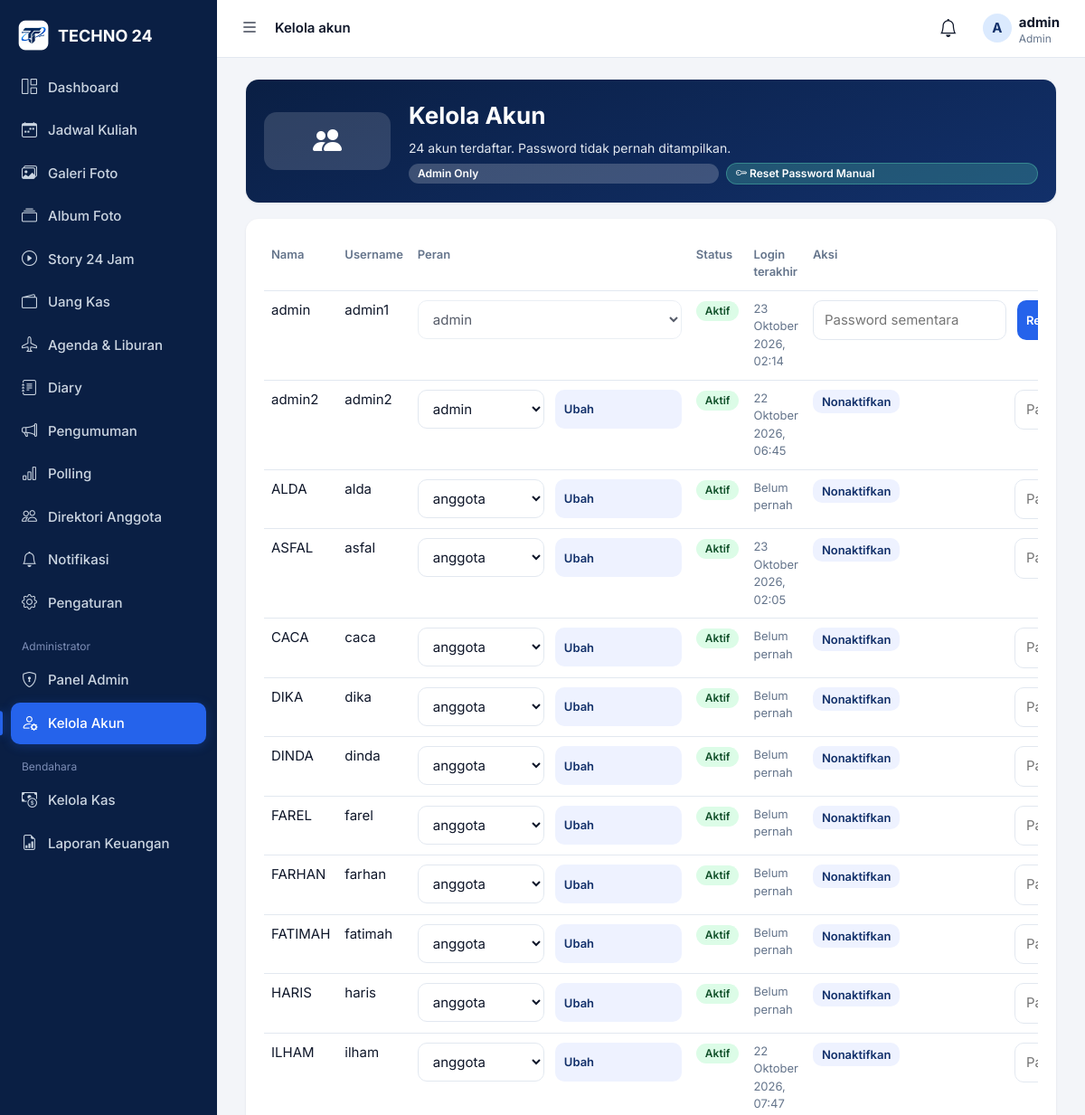
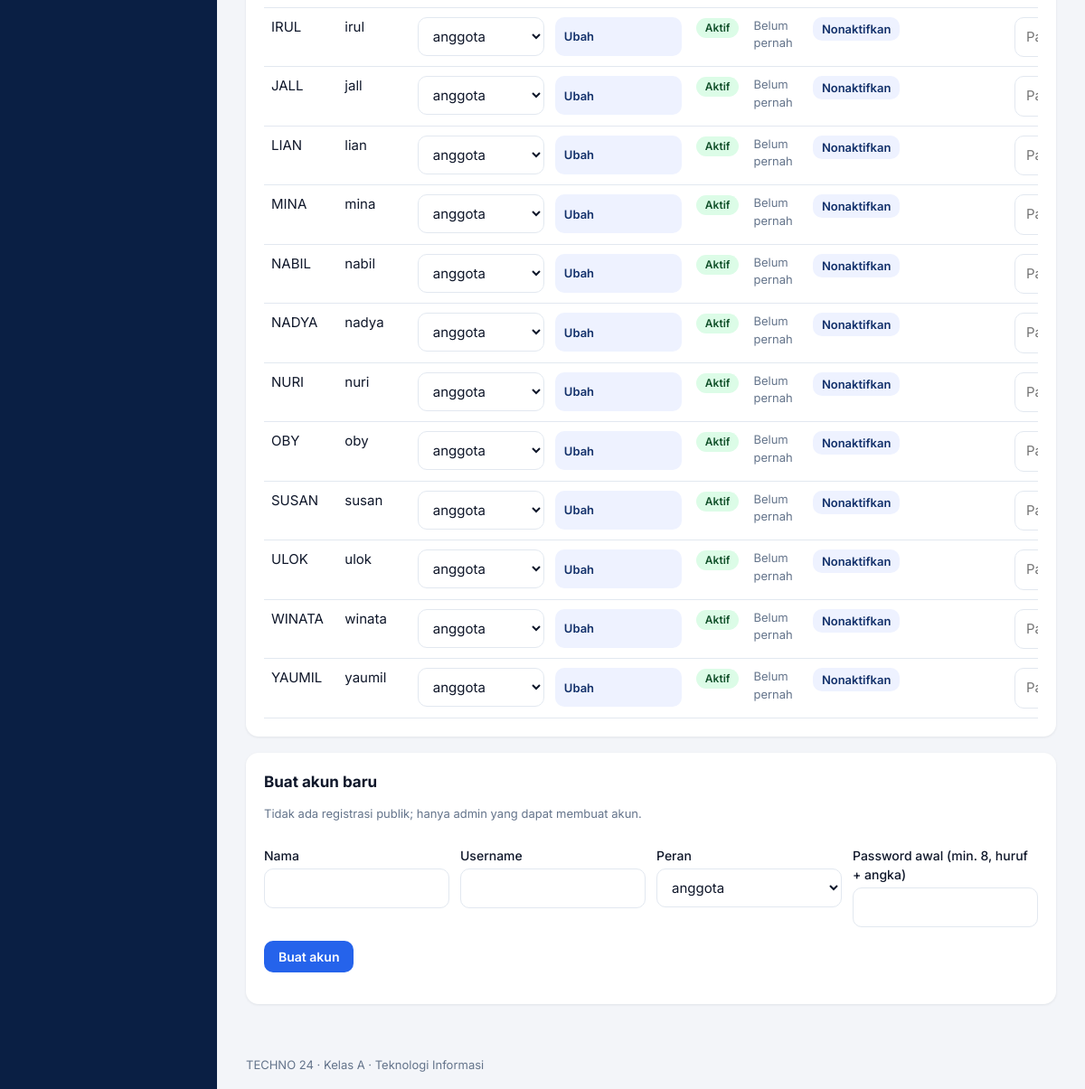
The page /admin/users.php (signed in) on the database its author committed (2 pictures, top to bottom).
### tables this page shows
CREATE TABLE `users` (
  `id` int(10) UNSIGNED NOT NULL,
  `name` varchar(100) NOT NULL,
  `username` varchar(50) NOT NULL,
  `password_hash` varchar(255) NOT NULL,
  `role` enum('admin','bendahara','anggota') NOT NULL DEFAULT 'anggota',
  `is_active` tinyint(1) NOT NULL DEFAULT 1,
  `must_change_password` tinyint(1) NOT NULL DEFAULT 1,
  `bio` varchar(255) DEFAULT NULL,
  `birthday` date DEFAULT NULL,
  `birthday_public` tinyint(1) NOT NULL DEFAULT 0,
  `profile_public` tinyint(1) NOT NULL DEFAULT 0,
  `avatar` varchar(100) DEFAULT NULL,
  `last_login_at` datetime DEFAULT NULL,
  `created_at` datetime NOT NULL DEFAULT current_timestamp(),
  `updated_at` datetime NOT NULL DEFAULT current_timestamp() ON UPDATE current_timestamp()
);

### config/database.php (called while the page is built, shortened)
<?php
function db(): PDO
{
    static $pdo = null;
    if ($pdo === null) {
        try {
            $pdo = new PDO('mysql:host=' . DB_HOST . ';dbname=' . DB_NAME . ';charset=utf8mb4', DB_USER, DB_PASS, [
                PDO::ATTR_ERRMODE => PDO::ERRMODE_EXCEPTION,
                PDO::ATTR_DEFAULT_FETCH_MODE => PDO::FETCH_ASSOC,
                PDO::ATTR_EMULATE_PREPARES => false,
            ]);
            $pdo->exec("SET time_zone = '+08:00'");
        } catch (PDOException $e) {
            error_log('DB error: ' . $e->getMessage());
            http_response_code(500);
            exit('Tidak dapat terhubung ke database. Periksa config/database.php dan pastikan MySQL berjalan.');
        }
    }
    return $pdo;
}

### includes/auth.php (called while the page is built, shortened)
<?php
function current_user(): ?array {
    static $user = false;
    if ($user === false) {
        $user = null;
        if (!empty($_SESSION['uid'])) {
            $u = q('SELECT id, name, username, role, is_active, must_change_password, avatar FROM users WHERE id = ?', [$_SESSION['uid']])->fetch();
            if ($u && (int)$u['is_active'] === 1) $user = $u;
            else { $_SESSION = []; }
        }
    }
    return $user;
}
function is_admin(): bool { $u = current_user(); return $u && $u['role'] === 'admin'; }
function is_treasurer(): bool { $u = current_user(); return $u && in_array($u['role'], ['admin', 'bendahara'], true); }
function require_login(bool $allowPwChange = false): array {
    $u = current_user();
    return $u;
}
function require_admin(): array { $u = require_login(); if ($u['role'] !== 'admin') forbidden(); return $u; }

### admin/users.php (the view, shortened to what this page needs)
<?php
require_once __DIR__ . '/../includes/bootstrap.php';
$me = require_admin();
$rows = q('SELECT id, name, username, role, is_active, last_login_at FROM users ORDER BY role = "anggota", name')->fetchAll();
$pageTitle = 'Kelola akun'; $active = 'users';
require __DIR__ . '/../includes/header.php';
?>
<section class="card" style="background:linear-gradient(160deg,var(--navy),var(--navy2));color:#fff">
  <div class="row" style="align-items:center;gap:20px;flex-wrap:wrap">
    <div style="flex:none;width:64px;height:64px;border-radius:14px;background:rgba(255,255,255,0.15);display:flex;align-items:center;justify-content:center;font-size:32px">
      <i class="bi bi-people-fill"></i>
    </div>
    <div style="flex:1;min-width:280px">
      <h1 style="color:#fff;font-size:26px;margin:0 0 6px">Kelola Akun</h1>
      <p style="margin:0 0 6px;color:#e2e8f0;font-size:14px"><?= count($rows) ?> akun terdaftar. Password tidak pernah ditampilkan.</p>
      <div class="row" style="gap:8px;align-items:center;margin:0;flex-wrap:wrap">
        <span class="tag" style="background:rgba(255,255,255,0.2);color:#fff">Admin Only</span>
        <span class="tag" style="background:rgba(77,184,168,0.3);color:#fff;border:1px solid rgba(77,184,168,0.5)"><i class="bi bi-key"></i> Reset Password Manual</span>
      </div>
    </div>
  </div>
</section>
<div class="card"><div class="tablewrap"><table><tr><th>Nama</th><th>Username</th><th>Peran</th><th>Status</th><th>Login terakhir</th><th>Aksi</th></tr>
<?php foreach ($rows as $r): ?><tr><td><?= e($r['name']) ?></td><td><?= e($r['username']) ?></td>
 <td><form method="post" class="row" style="flex-wrap:nowrap"><?= csrf_field() ?><input type="hidden" name="action" value="role"><input type="hidden" name="id" value="<?= (int)$r['id'] ?>">
  <select name="role" <?= (int)$r['id'] === (int)$me['id'] ? 'disabled' : '' ?>><?php foreach (['anggota', 'bendahara', 'admin'] as $ro): ?><option <?= $r['role'] === $ro ? 'selected' : '' ?>><?= $ro ?></option><?php endforeach; ?></select>
  <?php if ((int)$r['id'] !== (int)$me['id']): ?><button class="btn btn-ghost btn-sm" type="submit">Ubah</button><?php endif; ?></form></td>
 <td><span class="tag <?= $r['is_active'] ? 'tag-ok' : 'tag-bad' ?>"><?= $r['is_active'] ? 'Aktif' : 'Nonaktif' ?></span></td><td class="muted"><?= e($r['last_login_at'] ? fmt_date($r['last_login_at'], true) : 'Belum pernah') ?></td>
 <td><div class="row" style="flex-wrap:nowrap"><?php if ((int)$r['id'] !== (int)$me['id']): ?><form method="post" data-confirm="Ubah status akun ini?"><button class="btn btn-ghost btn-sm" type="submit"><?= $r['is_active'] ? 'Nonaktifkan' : 'Aktifkan' ?></button></form><?php endif; ?>
 <form method="post" class="row" style="flex-wrap:nowrap" data-confirm="Reset password akun ini?"><?= csrf_field() ?><input type="hidden" name="action" value="reset"><input type="hidden" name="id" value="<?= (int)$r['id'] ?>"><input type="text" name="password" placeholder="Password sementara" required minlength="8" autocomplete="off" style="min-width:130px"><button class="btn btn-sm" type="submit">Reset</button></form></div></td></tr><?php endforeach; ?></table></div></div>
<div class="card"><h2>Buat akun baru</h2><p class="muted">Tidak ada registrasi publik; hanya admin yang dapat membuat akun.</p><form method="post" autocomplete="off"><?= csrf_field() ?><input type="hidden" name="action" value="create">
 <div class="row"><div><label>Nama</label><input name="name" required maxlength="100"></div><div><label>Username</label><input name="username" required maxlength="30" autocapitalize="none"></div>
 <div><label>Peran</label><select name="role"><option>anggota</option><option>bendahara</option><option>admin</option></select></div><div><label>Password awal (min. 8, huruf + angka)</label><input type="text" name="password" required minlength="8" autocomplete="off"></div></div>
 <p><button class="btn" type="submit">Buat akun</button></p></form></div>
<?php require __DIR__ . '/../includes/footer.php'; ?>

### includes/header.php (shortened to what this page needs)
<?php
$u = !empty($publicPage) ? current_user() : require_login($allowPwChange ?? false);
$unread = $u ? (int)q('SELECT COUNT(*) FROM notifications WHERE user_id = ? AND is_read = 0', [$u['id']])->fetchColumn() : 0;
$menu = [
  ['dashboard',     $u ? 'dashboard.php' : 'index.php', 'bi-grid-1x2', $u ? 'Dashboard' : 'Beranda'],
  ['schedules',     'pages/schedules.php',      'bi-calendar-week',  'Jadwal Kuliah'],
  ['gallery',       'pages/gallery.php',        'bi-images',         'Galeri Foto'],
  ['albums',        'pages/albums.php',         'bi-collection',     'Album Foto'],
  ['stories',       'pages/stories.php',        'bi-play-circle',    'Story 24 Jam'],
  ['cash',          'pages/cash.php',           'bi-wallet2',        'Uang Kas', true],
  ['agendas',       'pages/agendas.php',        'bi-airplane',       'Agenda & Liburan'],
  ['diaries',       'pages/diaries.php',        'bi-journal-text',   'Diary', true],
  ['announcements', 'pages/announcements.php',  'bi-megaphone',      'Pengumuman'],
  ['polls',         'pages/polls.php',          'bi-bar-chart',      'Polling', true],
  ['members',       'pages/members.php',        'bi-people',         'Direktori Anggota'],
  ['notifications', 'pages/notifications.php',  'bi-bell',           'Notifikasi', true],
  ['profile',       'pages/profile.php',        'bi-gear',           'Pengaturan', true],
];
?><!DOCTYPE html>
<html lang="id">
<head>
<link rel="stylesheet" href="https://cdn.jsdelivr.net/npm/bootstrap-icons@1.11.3/font/bootstrap-icons.min.css">
<link rel="stylesheet" href="<?= e(url('assets/css/app.css?v=' . filemtime(__DIR__ . '/../assets/css/app.css'))) ?>">
</head>
<body data-base="<?= e(BASE_URL) ?>">
<div class="shell" id="shell">
  <aside class="sidebar" id="sidebar">
    <a class="brand" href="<?= e(url($u ? 'dashboard.php' : 'index.php')) ?>">
      <?php include __DIR__ . '/logo.php'; ?><span class="brand-name">TECHNO 24</span>
    </a>
    <nav>
      <?php foreach ($menu as $mi): [$key, $href, $icon, $label] = $mi; if (!empty($mi[4]) && !$u) continue; ?>
        <a href="<?= e(url($href)) ?>" class="<?= ($active ?? '') === $key ? 'on' : '' ?>">
          <i class="bi <?= $icon ?>"></i><span><?= e($label) ?></span>
        </a>
      <?php endforeach; ?>
      <?php if ($u && is_admin()): ?>
        <div class="nav-sep">Administrator</div>
        <a href="<?= e(url('admin/index.php')) ?>" class="<?= ($active ?? '') === 'admin' ? 'on' : '' ?>"><i class="bi bi-shield-lock"></i><span>Panel Admin</span></a>
        <a href="<?= e(url('admin/users.php')) ?>" class="<?= ($active ?? '') === 'users' ? 'on' : '' ?>"><i class="bi bi-person-gear"></i><span>Kelola Akun</span></a>
      <?php endif; ?>
      <?php if ($u && is_treasurer()): ?>
        <div class="nav-sep">Bendahara</div>
        <a href="<?= e(url('pages/cash_manage.php')) ?>" class="<?= ($active ?? '') === 'cash_manage' ? 'on' : '' ?>"><i class="bi bi-cash-coin"></i><span>Kelola Kas</span></a>
        <a href="<?= e(url('pages/cash_report.php')) ?>" class="<?= ($active ?? '') === 'cash_report' ? 'on' : '' ?>"><i class="bi bi-file-earmark-bar-graph"></i><span>Laporan Keuangan</span></a>
      <?php endif; ?>
    </nav>
  </aside>
  <div class="main">
    <header class="topbar">
      <button class="icon-btn" id="menuToggle" aria-label="Buka atau ciutkan menu"><i class="bi bi-list"></i></button>
      <div class="topbar-title"><?= e($pageTitle ?? '') ?></div>
      <div class="topbar-right">
        <?php if ($u): ?>
        <a class="icon-btn" href="<?= e(url('pages/notifications.php')) ?>" aria-label="Notifikasi">
          <i class="bi bi-bell"></i><?php if ($unread > 0): ?><b class="dot"><?= $unread > 9 ? '9+' : $unread ?></b><?php endif; ?>
        </a>
        <a class="usercard" href="<?= e(url('pages/profile.php')) ?>">
          <?= avatar_html($u, 'sm') ?>
          <span><strong><?= e($u['name']) ?></strong><small><?= e(ucfirst($u['role'])) ?></small></span>
        </a>
        <?php else: ?>
        <a class="btn btn-sm" href="<?= e(url('login.php')) ?>"><i class="bi bi-box-arrow-in-right"></i> Login</a>
        <?php endif; ?>
      </div>
    </header>
    <main class="content">

### includes/logo.php
<?php
$logoType = $logoType ?? 'badge';
$logoSize = $logoSize ?? 34;
$logoClass = $logoClass ?? 'logo';
$logoSrc = match($logoType) {
    'full' => url('assets/images/logo.png'),
    'icon' => url('assets/images/logo-icon.png'),
    'orig' => url('assets/images/logo.jpg'),
    default => url('assets/images/logo-badge.png'),
};
?>
<img src="<?= e($logoSrc) ?>" alt="TECHNO 24" class="<?= e($logoClass) ?>" width="<?= (int)$logoSize ?>" height="<?= (int)$logoSize ?>">

### includes/functions.php (shortened to what this page needs)
<?php
function e($s): string { return htmlspecialchars((string)$s, ENT_QUOTES | ENT_SUBSTITUTE, 'UTF-8'); }
function url(string $path = ''): string { return BASE_URL . '/' . ltrim($path, '/'); }
function fmt_date($d, bool $time = false): string {
    $t = strtotime((string)$d);
    $s = date('j', $t) . ' ' . BULAN[(int)date('n', $t)] . ' ' . date('Y', $t);
    return $time ? $s . ', ' . date('H:i', $t) : $s;
}
function q(string $sql, array $params = []): PDOStatement {
    $st = db()->prepare($sql);
    $st->execute($params);
    return $st;
}
function avatar_html(array $u, string $size = 'md'): string {
    return '<span class="avatar avatar-' . $size . ' avatar-initial" aria-label="' . e($u['name']) . '">' . e(mb_strtoupper(mb_substr($u['name'], 0, 1))) . '</span>';
}

### includes/footer.php (shortened to what this page needs)
    </main>
    <footer class="foot">TECHNO 24 · Kelas A · Teknologi Informasi</footer>
  </div>
</div>
</body>
</html>

### rows shown on the page
users: name "A", name "admin", role "Admin", username "admin1", role "admin", is_active "Aktif", last_login_at "23 Oktober 2026, 02:14"
users: name "admin2", username "admin2", role "admin", shows "Ubah", is_active "Aktif", last_login_at "22 Oktober 2026, 06:45"
users: name "ALDA", username "alda", role "anggota", shows "Ubah", is_active "Aktif", last_login_at "Belum pernah"
users: name "ASFAL", username "asfal", role "anggota", shows "Ubah", is_active "Aktif", last_login_at "23 Oktober 2026, 02:05"
users: name "CACA", username "caca", role "anggota", shows "Ubah", is_active "Aktif", last_login_at "Belum pernah"
users: name "DIKA", username "dika", role "anggota", shows "Ubah", is_active "Aktif", last_login_at "Belum pernah"
users: name "DINDA", username "dinda", role "anggota", shows "Ubah", is_active "Aktif", last_login_at "Belum pernah"
users: name "FAREL", username "farel", role "anggota", shows "Ubah", is_active "Aktif", last_login_at "Belum pernah"
users: name "FARHAN", username "farhan", role "anggota", shows "Ubah", is_active "Aktif", last_login_at "Belum pernah"
users: name "FATIMAH", username "fatimah", role "anggota", shows "Ubah", is_active "Aktif", last_login_at "Belum pernah"
users: name "HARIS", username "haris", role "anggota", shows "Ubah", is_active "Aktif", last_login_at "Belum pernah"
users: name "ILHAM", username "ilham", role "anggota", shows "Ubah", is_active "Aktif", last_login_at "22 Oktober 2026, 07:47"
users: name "IRUL", username "irul", role "anggota", shows "Ubah", is_active "Aktif", last_login_at "Belum pernah"
users: name "JALL", username "jall", role "anggota", shows "Ubah", is_active "Aktif", last_login_at "Belum pernah"
users: name "LIAN", username "lian", role "anggota", shows "Ubah", is_active "Aktif", last_login_at "Belum pernah"
users: name "MINA", username "mina", role "anggota", shows "Ubah", is_active "Aktif", last_login_at "Belum pernah"
users: name "NABIL", username "nabil", role "anggota", shows "Ubah", is_active "Aktif", last_login_at "Belum pernah"
users: name "NADYA", username "nadya", role "anggota", shows "Ubah", is_active "Aktif", last_login_at "Belum pernah"
users: name "NURI", username "nuri", role "anggota", shows "Ubah", is_active "Aktif", last_login_at "Belum pernah"
users: name "OBY", username "oby", role "anggota", shows "Ubah", is_active "Aktif", last_login_at "Belum pernah"
users: name "SUSAN", username "susan", role "anggota", shows "Ubah", is_active "Aktif", last_login_at "Belum pernah"
users: name "ULOK", username "ulok", role "anggota", shows "Ubah", is_active "Aktif", last_login_at "Belum pernah"
users: name "WINATA", username "winata", role "anggota", shows "Ubah", is_active "Aktif", last_login_at "Belum pernah"
users: name "YAUMIL", username "yaumil", role "anggota", shows "Ubah", is_active "Aktif", last_login_at "Belum pernah"

### other values the page prints
$label "Dashboard"
$label "Jadwal Kuliah"
$label "Galeri Foto"
$label "Album Foto"
$label "Story 24 Jam"
$label "Uang Kas"
$label "Agenda & Liburan"
$label "Diary"
$label "Pengumuman"
$label "Polling"
$label "Direktori Anggota"
$label "Notifikasi"
$label "Pengaturan"
$pageTitle "Kelola akun"
count($rows) "24"
